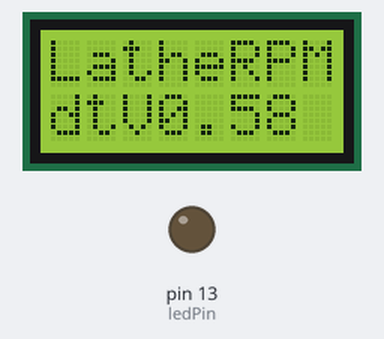
Simulated run of this sketch. Board: Arduino Uno, built with avr-gcc and run on an emulated ATmega328P. Parts: 8×2 character LCD, output pins drawn as LEDs (lit = HIGH).

Above: at 0.1 s.
At 2.6 s:
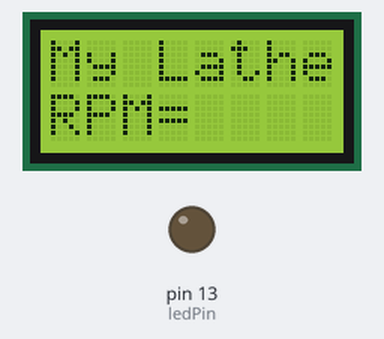
At 33.6 s:
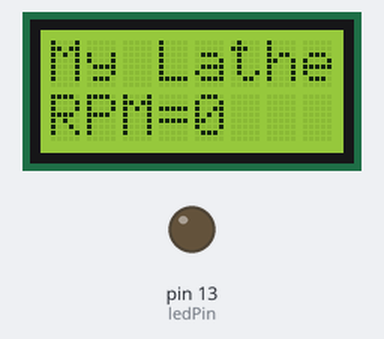
Timing chart, 0 to 35.1 s (numbered marks = the images above):
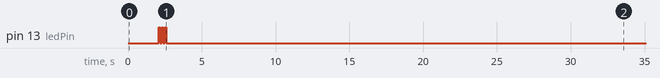

The sketch:

Lathe-RPM-CounterV3.ino
```cpp
// Lathe-RPM-CounterV3.ino
// dt 15DEC2021
// more stuff dt 02DEC2021
// more changes dt 10DEC2021
// input from slotted disc/optointerrupter mounted
// on MiniLathe tailstock spindle
// to dt ArduPSU PCB driving 8x2 OLED display
// uses atMEGA328 (UNO like)
// some code based on: www.instructables.com/id/Arduino-Based-Optical-Tachometer/
//
// The interrupt arrangement do not appear to work with my test setup
// so I will try a different counting approach..
// =======================
// I/O Pin definitions
// =======================
#include <Adafruit_CharacterOLED.h>
#include <Wire.h>
#include <FreqMeasure.h>
#include <stdlib.h>

// #define ledPin 13

const byte ledPin = 13;
int sensorPin = 4;  // this library requires pin "D8" for UNO, bur we are using D8,
// so "D4 (Pin 6)" will have to replace D8 Pin 14....
// initialize the library with the OLED hardware
// version OLED_Vx and numbers of the interface pins.
// OLED_V1 = older, OLED_V2 = newer. If 2 doesn't work try 1 ;)
// Adafruit_CharacterOLED CounterOLED(OLED_V2, 6, 7, 8, 9, 10, 11, 12); // testing
Adafruit_CharacterOLED CounterOLED(OLED_V2, 12, 11, 10, 4, 7, 6, 5); // using PCB
// pin D8 changed to pin D4
// rs, rw, enable, d4, d5, d6, d7
//**********************************
//
//**********************************
void setup() {
  // put your setup code here, to run once:
  // initialise OLED
  // rpm = 1234; // just a display test value..
  pinMode(ledPin, OUTPUT);      // sets the digital pin as output
  //pinMode(sensorPin, INPUT);
  CounterOLED.begin(8, 2);
  CounterOLED.clear();
  CounterOLED.print("LatheRPM");
  CounterOLED.setCursor(0,1);  // line 2
  CounterOLED.print("dtV0.58");
  delay(2000); // so that I can see the init and version!
  CounterOLED.clear(); // flush screen..
  // setup counter
  FreqMeasure.begin();
  // 3 blinks to make sure arduino is working..
  digitalWrite(ledPin, HIGH);
  delay(100);
  digitalWrite(ledPin, LOW);
  delay(100);
  digitalWrite(ledPin, HIGH);
  delay(100);
  digitalWrite(ledPin, LOW);
  delay(100);
  digitalWrite(ledPin, HIGH);
  delay(100);
  digitalWrite(ledPin, LOW);
  //
}

double sum=0;
int count=0;

void loop() {
  // put your main code here, to run repeatedly:
  // code for reading optointerrupter and RPM display
  //

  CounterOLED.setCursor(0,0);  // line 1
  CounterOLED.print("My Lathe");
  CounterOLED.setCursor(0,1);  // line 2
  CounterOLED.print("RPM=");
  //delay(200);

  //delay(200);
  CounterOLED.setCursor(4,1);
  if (FreqMeasure.available()) {
    // average several reading together
    sum = sum + FreqMeasure.read();
    count = count + 1;
    if (count > 30) {
      float frequency = FreqMeasure.countToFrequency(sum / count);
      CounterOLED.setCursor(4,1);
      int rpm = ((frequency * 60)/10);  // Hz to RPM divided by 10 - opto
      // produces 10 pulses per revolution
      CounterOLED.print(rpm);

      CounterOLED.print("    "); // flush previous reading..
      sum = 0;
      count = 0;
    }
  }
  // Update RPM every second
  //delay(1000);
  //rpm = int(pulseCount/10); // 10 slots on disc wheel..
  // now display rpm!
  //CounterOLED.print(rpm);
  //delay(1000);  // just to see what changes..
  //
  //
}
```

Measured:
- what the display in image 1 shows lasts 30.9 s, from 2.6 s to 33.5 s
